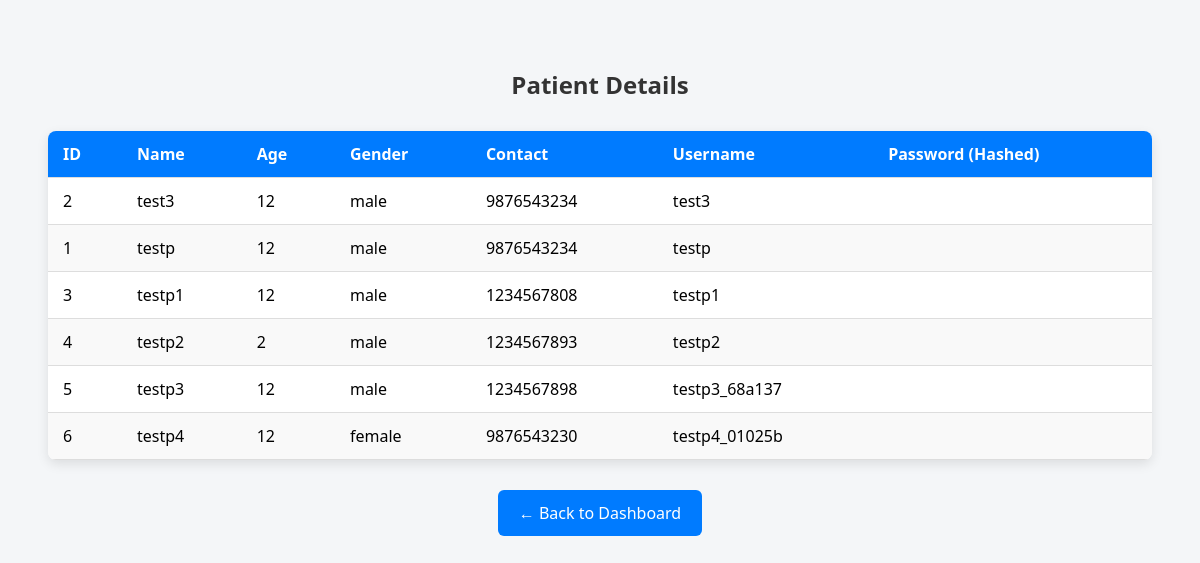
Page /admin/view_patients (signed in) on the committed database.
### tables this page shows
CREATE TABLE patient_logins (
            patient_id INTEGER PRIMARY KEY,
            username TEXT UNIQUE NOT NULL,
            password TEXT NOT NULL,
            FOREIGN KEY (patient_id) REFERENCES patients(id));

CREATE TABLE patients (
    id INTEGER PRIMARY KEY AUTOINCREMENT,
    name TEXT NOT NULL,
    age INTEGER NOT NULL,
    gender TEXT NOT NULL,
    contact TEXT,
    username TEXT UNIQUE NOT NULL);

### app.py (the view)
@app.route('/admin/view_patients')
def view_patients():
    if 'admin' in session:
        conn = get_db()
        cursor = conn.cursor()
        cursor.execute("""
            SELECT p.*, l.username FROM patients p
            JOIN patient_logins l ON p.id = l.patient_id
        """)
        patients = cursor.fetchall()
        conn.close()
        return render_template('view_patients.html', patients=patients)
    flash("Unauthorized access. Please login to view.")
    return redirect('/login')

### db.py (called while the page is built)
def get_db():
    conn = sqlite3.connect(DATABASE)
    conn.row_factory = sqlite3.Row
    return conn

### templates/view_patients.html (shortened to what this page needs)
<!DOCTYPE html>
<html lang="en">
<head>
</head>
<body>
    <h2>Patient Details</h2>
    <table>
        <thead>
            <tr>
                <th>ID</th>
                <th>Name</th>
                <th>Age</th>
                <th>Gender</th>
                <th>Contact</th>
                <th>Username</th>
                <th>Password (Hashed)</th>
            </tr>
        </thead>
        <tbody>
            {% for pat in patients %}
            <tr>
                <td>{{ pat[0] }}</td>
                <td>{{ pat[1] }}</td>
                <td>{{ pat[2] }}</td>
                <td>{{ pat[3] }}</td>
                <td>{{ pat[4] }}</td>
                <td>{{ pat[5] }}</td>
                <td>{{ pat[] }}</td>
            </tr>
            {% endfor %}
        </tbody>
    </table>
    <a href="/admin/dashboard" class="back-btn">← Back to Dashboard</a>
</body>
</html>

### templates/view_patients.html (style rules this page uses)
body { font-family: 'Segoe UI', sans-serif; background-color: #f4f6f8; padding: 40px; }
h2 { text-align: center; color: #333; margin-bottom: 30px; }
table { width: 100%; border-collapse: collapse; margin: auto; background-color: white; box-shadow: 0 4px 12px rgba(0, 0, 0, 0.1); border-radius: 8px; overflow: hidden; }
th, td { padding: 12px 15px; text-align: left; border-bottom: 1px solid #ddd; }
th { background-color: #007bff; color: white; }
tr:nth-child(even) { background-color: #f9f9f9; }
.back-btn { display: block; width: 180px; margin: 30px auto 0; padding: 12px; text-align: center; background-color: #007bff; color: white; border: none; border-radius: 6px; text-decoration: none; font-size: 16px; transition: background-color 0.3s ease; }

### rows in the picture
patient_logins: pat "2", name "test3", age "12", gender "male", contact "9876543234", username "test3"
patient_logins: pat "1", name "testp", age "12", gender "male", contact "9876543234", username "testp"
patient_logins: pat "3", name "testp1", age "12", gender "male", contact "1234567808", username "testp1"
patient_logins: pat "4", name "testp2", age "2", gender "male", contact "1234567893", username "testp2"
patient_logins: pat "5", name "testp3", age "12", gender "male", contact "1234567898", username "testp3_68a137"
patient_logins: pat "6", name "testp4", age "12", gender "female", contact "9876543230", username "testp4_01025b"
